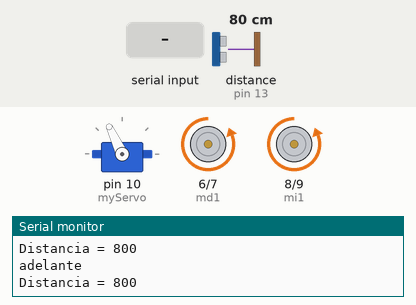
Simulated run of this sketch. Board: Arduino Uno, built with avr-gcc and run on an emulated ATmega328P. On the bench: servo, motor-driver pin pairs drawn as motors (green arrow = first pin HIGH = forward, orange = second pin HIGH = backward, longer = more drive), the last lines printed to the serial monitor. Inputs (shaded band) come from the test bench; at power-on: distance to the obstacle (sensor on pin 13) 80 cm. The echo pulse lasts 58.3 µs per cm.

Above: at 7.2 s.
7.3 s: "1" received over Serial
At 8.0 s:
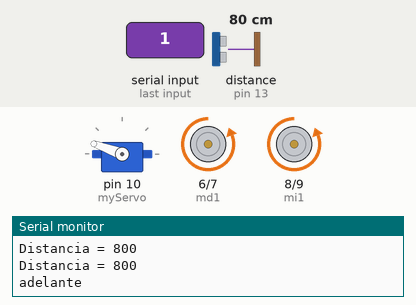
9.0 s: "3" received over Serial
At 9.6 s:
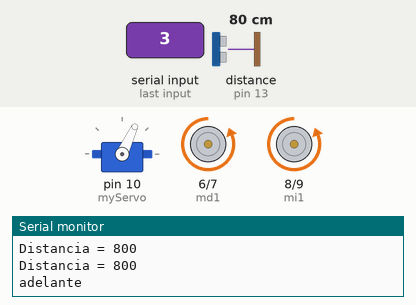
10.5 s: "a" received over Serial
At 10.69 s:
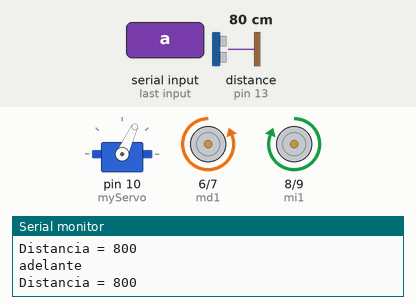
12.3 s: "d" received over Serial
At 12.48 s:
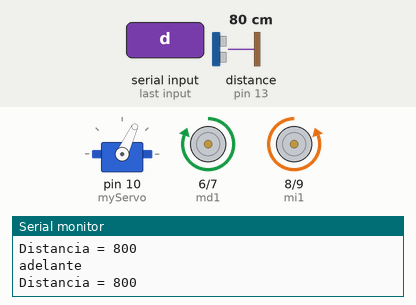
17.1 s: distance to the obstacle (sensor on pin 13) set to 22 cm
18.6 s: distance to the obstacle (sensor on pin 13) set to 19 cm
At 23.1 s:
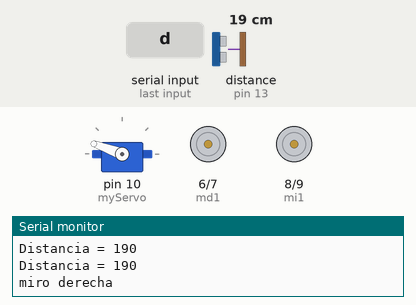
Timing chart, 0 to 28.3 s (numbered marks = the images above; inputs shaded):
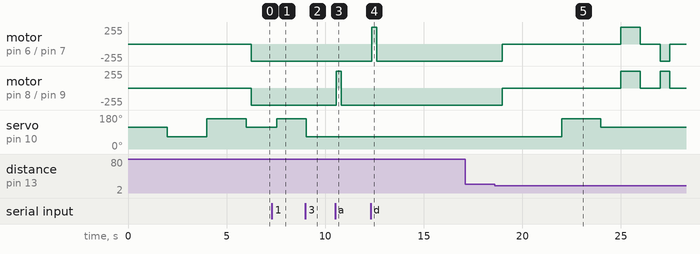

Measured:
- the behaviour switches between 21 and 20 cm on distance to the obstacle (sensor on pin 13) (found by bisection; images 4 and 5)
- after the input at 7.3 s, servo on pin 10 (myServo): 115° → 160° after 0.24 s
- after the input at 9.0 s, servo on pin 10 (myServo): 160° → 65° after 0.05 s
- after the input at 10.5 s, motor on pin 8 (mi1) / pin 9 (mi2): backward 255/255 → forward 255/255 after 0.06 s, → backward 255/255 0.26 s later
- after the input at 12.3 s, motor on pin 6 (md1) / pin 7 (md2): backward 255/255 → forward 255/255 after 0.05 s, → backward 255/255 0.26 s later

The sketch:

robot.ino
```cpp
#include <hcsr04.h>
#include <Servo.h>

#define TRIG_PIN 12
#define ECHO_PIN 13
Servo myServo;
HCSR04 hcsr04(TRIG_PIN, ECHO_PIN, 20, 4000);
int distancia =0;
int mi1 = 8;
int mi2 = 9;
int md1 = 6;
int md2 = 7;


void setup()
{
    Serial.begin(115200);
    pinMode(mi1, OUTPUT);
    pinMode(mi2, OUTPUT);
    pinMode(md1, OUTPUT);
    pinMode(md2, OUTPUT);
    myServo.attach(10);
    myServo.write(115);//mirar adelante
    delay(2000);
    myServo.write(65);//mirar a la derecha
    delay(2000);
    myServo.write(160);//mirar a la izquierda
    delay(2000);
    myServo.write(115); // mirar adelante
}

///////////////////////////////////////////////Funciones
void mirar_izquierda()
{
  myServo.write(160);
  delay(1000);
}
void mirar_derecha()
{
  myServo.write(65);
  delay(1000);
}
void mirar_frente()
{
  myServo.write(115);
  delay(1000);
}
void atras(){
  digitalWrite(mi1, HIGH);
  digitalWrite(mi2, LOW);
  digitalWrite(md1, HIGH);
  digitalWrite(md2, LOW);
}
void pare(){
digitalWrite(mi1, LOW);
digitalWrite(mi2, LOW);
digitalWrite(md1, LOW);
digitalWrite(md2, LOW);
}

void adelante(){
digitalWrite(mi1, LOW);
digitalWrite(mi2, HIGH);
digitalWrite(md1, LOW);
digitalWrite(md2, HIGH);
}

void derecha(){
  digitalWrite(mi1, LOW);
  digitalWrite(mi2, HIGH);
  digitalWrite(md1, HIGH);
  digitalWrite(md2, LOW);
}
void izquierda(){
  digitalWrite(mi1, HIGH);
  digitalWrite(mi2, LOW);
  digitalWrite(md1, LOW);
  digitalWrite(md2, HIGH);
}
void giro(){
  digitalWrite(mi1, HIGH);
  digitalWrite(mi2, LOW);
  digitalWrite(md1, LOW);
  digitalWrite(md2, HIGH);
}

///////////////////////////////////////////////
void loop()
{
  if (Serial.available())
   {
      char data = Serial.read();
      if (data == '2')
      {
         mirar_frente();
      }
      if (data == '1')
      {
         mirar_izquierda();
      }
      if (data == '3')
      {
         mirar_derecha();
      }
      if (data == 'w')
      {
         adelante();
      }
      if (data == 'x')
      {
         atras;
      }
      if (data == 'a')
      {
         izquierda();
      }
      if (data == 'd')
      {
         derecha();
      }
      if (data == 's')
      {
         pare();
      }


   }

  distancia = hcsr04.distanceInMillimeters();
  Serial.println("Distancia = " + String(distancia));
  //Serial.println(hcsr04.ToString());
  delay(250);


  if (distancia > 200)
  {
    adelante();
    Serial.println("Distancia = " + String(distancia));
    Serial.println("adelante");
  }
  else
  {
    pare();
    delay(1000);
    mirar_derecha();
    delay(1000);
    distancia = hcsr04.distanceInMillimeters();
    Serial.println("Distancia = " + String(distancia));
    Serial.println("miro derecha");
    if(distancia > 200)
    {
      pare();
      delay(1000);
      derecha();
      Serial.println("giro derecha");
      delay(250);
      pare();
      delay(1000);
      mirar_frente();
      delay(1000);
    }
    else
    {
      mirar_izquierda();
      delay(1000);
      distancia = hcsr04.distanceInMillimeters();
      Serial.println("Distancia = " + String(distancia));
      Serial.println("miro izquierda");
      if(distancia > 200)
      {
        pare();
        delay(1000);
        izquierda();
        Serial.println("giro izquierda");
        delay(250);
        pare();
        delay(1000);
        mirar_frente();
        delay(1000);
      }
      else
      {
        mirar_frente();
        atras();
        Serial.println("giro izquierda");
        delay(1000);
        pare();
        Serial.println("paro");
        delay(1000);
        giro();
        Serial.println("giro");
        delay(500);
        pare();
        Serial.println("FIN");
      }
    }
  }

}
```
